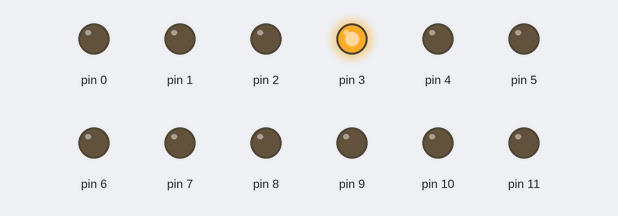
Simulated run of this sketch. Board: Arduino Uno, built with avr-gcc and run on an emulated ATmega328P. Parts: output pins drawn as LEDs (lit = HIGH).

Above: at 0.1 s.
At 0.5 s:
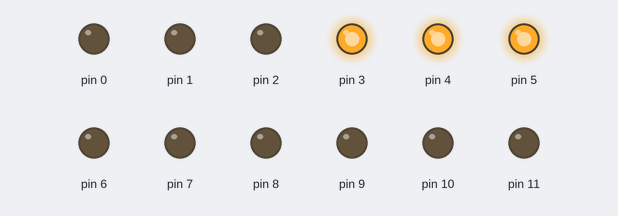
At 0.9 s:
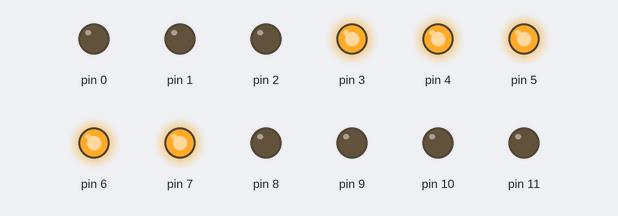
At 1.3 s:
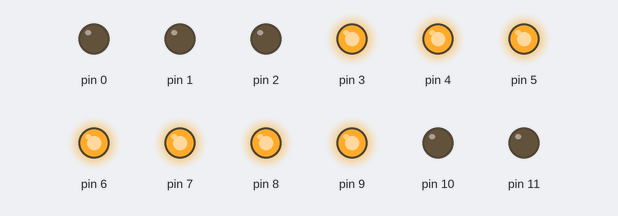
At 1.7 s:
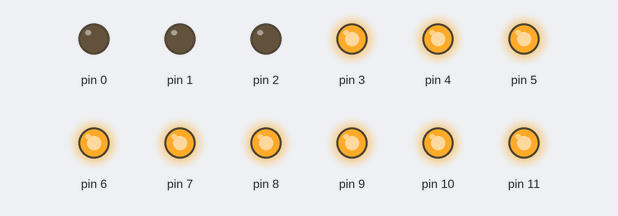
Timing chart, 0 to 3.2 s (numbered marks = the images above):
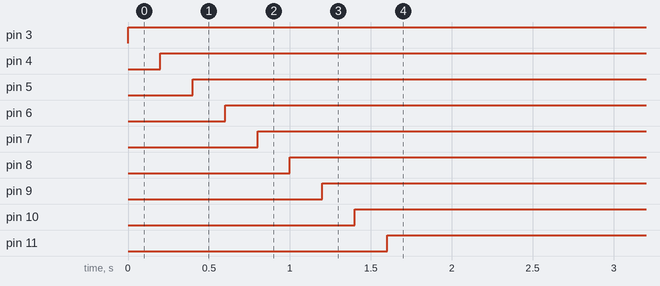

The sketch:

cubo_led_ejemplo.ino
```cpp
void setup() {
  // put your setup code here, to run once:
    for (int i=0;i<12;i++)
    {
        pinMode(i,OUTPUT);    // PINS0-10 are set as output
    }
}

void loop() {
  for (int j=0;j<3;j++) {
    digitalWrite(j,LOW);
    for (int i=3;i<12;i++) {
      digitalWrite(i,HIGH);
      delay(200);
     // digitalWrite(i,LOW);
    }
   // digitalWrite(j,HIGH);
  }
}
```

Measured:
- by itself, pin 3: LOW → HIGH at 0.00 s
- by itself, pin 4: LOW → HIGH at 0.20 s
- by itself, pin 5: LOW → HIGH at 0.40 s
- by itself, pin 6: LOW → HIGH at 0.60 s
- by itself, pin 7: LOW → HIGH at 0.80 s
- by itself, pin 8: LOW → HIGH at 1.0 s
- by itself, pin 9: LOW → HIGH at 1.2 s
- by itself, pin 10: LOW → HIGH at 1.4 s
